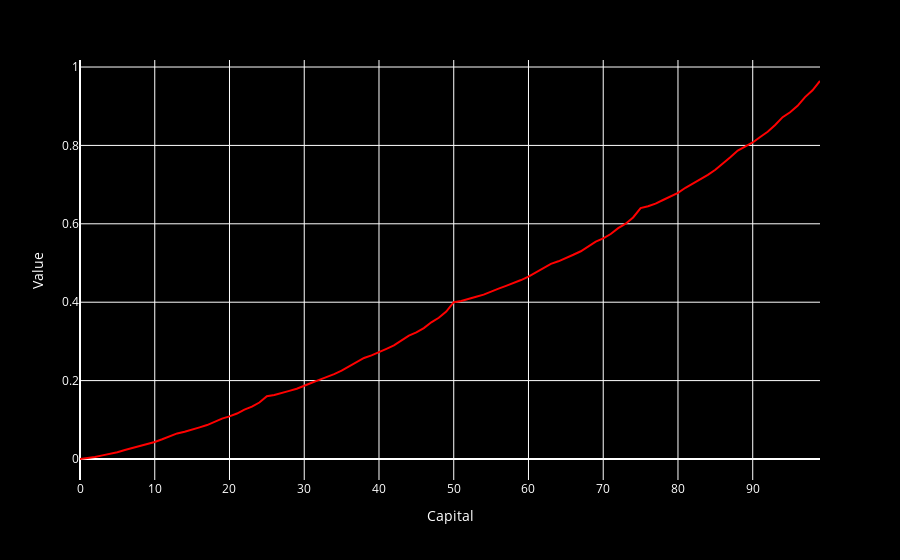

The code cell stored with this chart in its notebook:
### Code cell
# If only my stocks looked like this.
fig = px.line(x=range(100), y=v[:100], 
             labels={ 'x': 'Capital', 'y': 'Value'},
             color_discrete_sequence=['red'])
fig.update_layout(
    bargap=0.0,
    paper_bgcolor = 'black',
    plot_bgcolor = 'black',
    font=dict(color='white'),
    title_font_color='white'
)

fig.update_traces(marker_line_color='black')
fig.show()

### Figure 1 — Plotly figure (JSON) as saved in the notebook; plotly's stock layout.template omitted (floating-point values rounded to 4 significant figures)
{"data": [{"hovertemplate": "Capital=%{x}<br>Value=%{y}<extra></extra>", "legendgroup": "", "line": {"color": "red", "dash": "solid"}, "marker": {"line": {"color": "black"}, "symbol": "circle"}, "mode": "lines", "name": "", "orientation": "v", "showlegend": false, "type": "scatter", "x": [0, 1, 2, 3, 4, 5, 6, 7, 8, 9, 10, 11, 12, 13, 14, 15, 16, 17, 18, 19, 20, 21, 22, 23, 24, 25, 26, 27, 28, 29, 30, 31, 32, 33, 34, 35, 36, 37, 38, 39, 40, 41, 42, 43, 44, 45, 46, 47, 48, 49, 50, 51, 52, 53, 54, 55, 56, 57, 58, 59, 60, 61, 62, 63, 64, 65, 66, 67, 68, 69, 70, 71, 72, 73, 74, 75, 76, 77, 78, 79, 80, 81, 82, 83, 84, 85, 86, 87, 88, 89, 90, 91, 92, 93, 94, 95, 96, 97, 98, 99], "xaxis": "x", "y": [0.0, 0.002032, 0.005155, 0.009225, 0.0129, 0.01738, 0.02306, 0.02781, 0.03227, 0.03768, 0.04346, 0.05035, 0.05766, 0.06522, 0.06954, 0.07443, 0.08069, 0.08661, 0.09421, 0.1031, 0.1087, 0.116, 0.1259, 0.1336, 0.1441, 0.16, 0.1631, 0.1677, 0.1738, 0.1794, 0.1861, 0.1946, 0.2017, 0.2084, 0.2165, 0.2252, 0.2355, 0.2465, 0.2579, 0.2643, 0.2716, 0.281, 0.2899, 0.3013, 0.3147, 0.323, 0.3339, 0.3488, 0.3604, 0.3762, 0.4, 0.4031, 0.4077, 0.4138, 0.4194, 0.4261, 0.4346, 0.4417, 0.4484, 0.4565, 0.4652, 0.4755, 0.4865, 0.4979, 0.5043, 0.5116, 0.521, 0.5299, 0.5413, 0.5547, 0.563, 0.5739, 0.5888, 0.6004, 0.6162, 0.64, 0.6446, 0.6516, 0.6608, 0.669, 0.6791, 0.6919, 0.7026, 0.7126, 0.7248, 0.7378, 0.7533, 0.7697, 0.7868, 0.7965, 0.8075, 0.8215, 0.8349, 0.852, 0.8721, 0.8845, 0.9009, 0.9232, 0.9406, 0.9643], "yaxis": "y"}], "layout": {"bargap": 0, "font": {"color": "white"}, "legend": {"tracegroupgap": 0}, "margin": {"t": 60}, "paper_bgcolor": "black", "plot_bgcolor": "black", "title": {"font": {"color": "white"}}, "xaxis": {"anchor": "y", "domain": [0, 1], "title": {"text": "Capital"}}, "yaxis": {"anchor": "x", "domain": [0, 1], "title": {"text": "Value"}}}}
